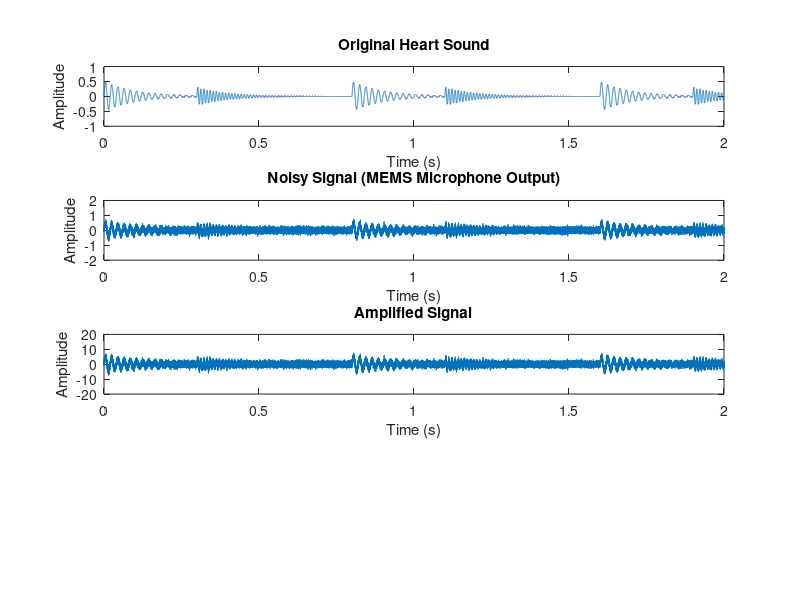

MATLAB code for this plot: (Note: this script raises an error after producing the figure.)
% MEMS-Based Heart Sound Simulation
clear all;
close all;
clc;

% Simulation parameters
Fs = 44100;          % Sampling frequency (Hz)
T = 2;               % Duration (seconds)
t = 0:1/Fs:T-1/Fs;  % Time vector

% 1. Generate original heart sound signal
% Parameters for S1 and S2 heart sounds
f1 = 50;            % First heart sound (S1) frequency
f2 = 100;           % Second heart sound (S2) frequency
heart_rate = 75;    % Heart rate in beats per minute
beat_interval = 60/heart_rate;

% Initialize heart sound signal
heart_sound = zeros(size(t));

% Create S1 and S2 sounds with proper timing
for i = 0:floor(T/beat_interval)
    % S1 sound
    t1 = i * beat_interval;
    if t1 < T
        s1 = 0.5 * sin(2*pi*f1*(t-t1)) .* exp(-10*(t-t1)) .* (t >= t1);
        heart_sound = heart_sound + s1;
    end
    
    % S2 sound (occurs after S1)
    t2 = t1 + 0.3;  % S2 occurs 0.3 seconds after S1
    if t2 < T
        s2 = 0.3 * sin(2*pi*f2*(t-t2)) .* exp(-10*(t-t2)) .* (t >= t2);
        heart_sound = heart_sound + s2;
    end
end

% 2. Add noise to simulate MEMS microphone output
noise_level = 0.1;
noisy_signal = heart_sound + noise_level * randn(size(t));

% 3. Amplification stage
gain = 10;
amplified_signal = gain * noisy_signal;

% 4. Filtering stage
% Design a bandpass filter (20-200 Hz for heart sounds)
low_cutoff = 20;
high_cutoff = 200;
[b, a] = butter(4, [low_cutoff high_cutoff]/(Fs/2), 'bandpass');
filtered_signal = filtfilt(b, a, amplified_signal);

% 5. Plotting
figure('Position', [100 100 800 600]);

% Original heart sound
subplot(4,1,1);
plot(t, heart_sound);
title('Original Heart Sound');
xlabel('Time (s)');
ylabel('Amplitude');
ylim([-1 1]);

% Noisy signal
subplot(4,1,2);
plot(t, noisy_signal);
title('Noisy Signal (MEMS Microphone Output)');
xlabel('Time (s)');
ylabel('Amplitude');
ylim([-2 2]);

% Amplified signal
subplot(4,1,3);
plot(t, amplified_signal);
title('Amplified Signal');
xlabel('Time (s)');
ylabel('Amplitude');
ylim([-20 20]);

% Filtered signal
subplot(4,1,4);
plot(t, filtered_signal);
title('Filtered Signal');
xlabel('Time (s)');
ylabel('Amplitude');

% Adjust overall plot appearance
sgtitle('MEMS-Based Heart Sound Signal Processing');

% 6. Calculate and display SNR
function snr = calculate_snr(signal, noisy_signal)
    noise = noisy_signal - signal;
    signal_power = sum(signal.^2);
    noise_power = sum(noise.^2);
    snr = 10 * log10(signal_power/noise_power);
end

% Calculate SNR for different stages
snr_original = calculate_snr(heart_sound, noisy_signal);
snr_amplified = calculate_snr(gain*heart_sound, amplified_signal);
snr_filtered = calculate_snr(gain*heart_sound, filtered_signal);

fprintf('SNR Results:\n');
fprintf('Original Signal SNR: %.2f dB\n', snr_original);
fprintf('Amplified Signal SNR: %.2f dB\n', snr_amplified);
fprintf('Filtered Signal SNR: %.2f dB\n', snr_filtered)